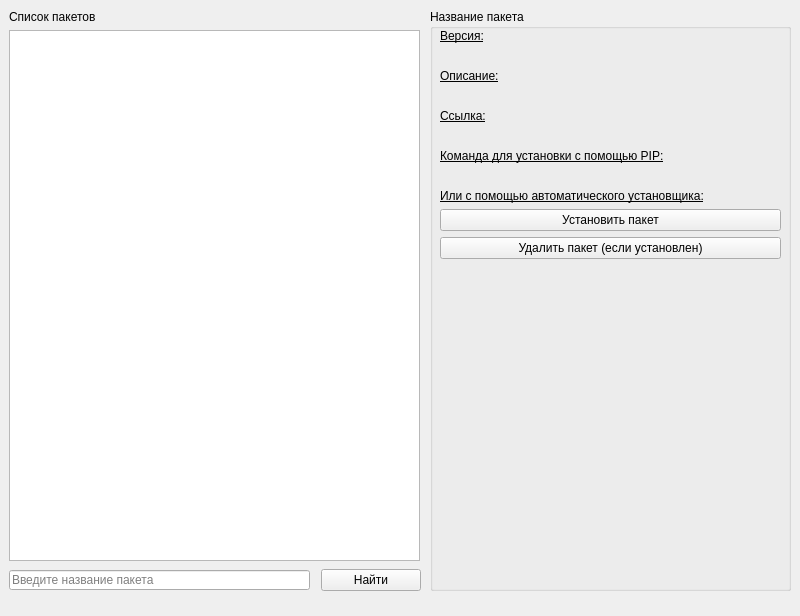
<?xml version="1.0" encoding="UTF-8"?>
<ui version="4.0">
 <class>MainWindow</class>
 <widget class="QMainWindow" name="MainWindow">
  <property name="geometry">
   <rect>
    <x>0</x>
    <y>0</y>
    <width>800</width>
    <height>616</height>
   </rect>
  </property>
  <property name="windowTitle">
   <string>Package Manager</string>
  </property>
  <widget class="QWidget" name="centralwidget">
   <widget class="QLabel" name="label_7">
    <property name="geometry">
     <rect>
      <x>9</x>
      <y>9</y>
      <width>151</width>
      <height>16</height>
     </rect>
    </property>
    <property name="text">
     <string>Список пакетов</string>
    </property>
   </widget>
   <widget class="QLineEdit" name="searchPackageName">
    <property name="geometry">
     <rect>
      <x>9</x>
      <y>570</y>
      <width>301</width>
      <height>20</height>
     </rect>
    </property>
    <property name="statusTip">
     <string/>
    </property>
    <property name="inputMask">
     <string/>
    </property>
    <property name="text">
     <string/>
    </property>
    <property name="maxLength">
     <number>32767</number>
    </property>
    <property name="placeholderText">
     <string>Введите название пакета</string>
    </property>
   </widget>
   <widget class="QPushButton" name="btn_searchPackage">
    <property name="geometry">
     <rect>
      <x>321</x>
      <y>569</y>
      <width>100</width>
      <height>22</height>
     </rect>
    </property>
    <property name="statusTip">
     <string/>
    </property>
    <property name="text">
     <string>Найти</string>
    </property>
    <property name="autoDefault">
     <bool>false</bool>
    </property>
    <property name="default">
     <bool>false</bool>
    </property>
    <property name="flat">
     <bool>false</bool>
    </property>
   </widget>
   <widget class="QGroupBox" name="packageName">
    <property name="geometry">
     <rect>
      <x>430</x>
      <y>9</y>
      <width>361</width>
      <height>582</height>
     </rect>
    </property>
    <property name="sizePolicy">
     <sizepolicy hsizetype="Preferred" vsizetype="Preferred">
      <horstretch>0</horstretch>
      <verstretch>0</verstretch>
     </sizepolicy>
    </property>
    <property name="statusTip">
     <string>Здесь будет отображаться информация о выбранном пакете</string>
    </property>
    <property name="title">
     <string>Название пакета</string>
    </property>
    <widget class="QWidget" name="gridLayoutWidget">
     <property name="geometry">
      <rect>
       <x>10</x>
       <y>20</y>
       <width>341</width>
       <height>551</height>
      </rect>
     </property>
     <layout class="QGridLayout" name="gridLayout">
      <item row="6" column="0">
       <widget class="QLabel" name="label_5">
        <property name="font">
         <font>
          <underline>true</underline>
         </font>
        </property>
        <property name="text">
         <string>Команда для установки с помощью PIP:</string>
        </property>
        <property name="wordWrap">
         <bool>true</bool>
        </property>
       </widget>
      </item>
      <item row="7" column="0">
       <widget class="QLabel" name="pipCommand">
        <property name="text">
         <string> </string>
        </property>
        <property name="wordWrap">
         <bool>true</bool>
        </property>
        <property name="textInteractionFlags">
         <set>Qt::LinksAccessibleByMouse|Qt::TextSelectableByMouse</set>
        </property>
       </widget>
      </item>
      <item row="2" column="0">
       <widget class="QLabel" name="label_3">
        <property name="font">
         <font>
          <underline>true</underline>
         </font>
        </property>
        <property name="text">
         <string>Описание:</string>
        </property>
        <property name="wordWrap">
         <bool>true</bool>
        </property>
       </widget>
      </item>
      <item row="8" column="0">
       <widget class="QLabel" name="label_4">
        <property name="font">
         <font>
          <underline>true</underline>
         </font>
        </property>
        <property name="text">
         <string>Или с помощью автоматического установщика:</string>
        </property>
       </widget>
      </item>
      <item row="11" column="0">
       <spacer name="verticalSpacer">
        <property name="orientation">
         <enum>Qt::Vertical</enum>
        </property>
        <property name="sizeHint" stdset="0">
         <size>
          <width>20</width>
          <height>40</height>
         </size>
        </property>
       </spacer>
      </item>
      <item row="0" column="0">
       <widget class="QLabel" name="label">
        <property name="font">
         <font>
          <underline>true</underline>
         </font>
        </property>
        <property name="text">
         <string>Версия:</string>
        </property>
        <property name="wordWrap">
         <bool>true</bool>
        </property>
       </widget>
      </item>
      <item row="1" column="0">
       <widget class="QLabel" name="packageVersion">
        <property name="text">
         <string/>
        </property>
        <property name="wordWrap">
         <bool>true</bool>
        </property>
       </widget>
      </item>
      <item row="3" column="0">
       <widget class="QLabel" name="packageDescription">
        <property name="text">
         <string/>
        </property>
        <property name="wordWrap">
         <bool>true</bool>
        </property>
       </widget>
      </item>
      <item row="9" column="0">
       <widget class="QPushButton" name="btn_installPackage">
        <property name="text">
         <string>Установить пакет</string>
        </property>
       </widget>
      </item>
      <item row="4" column="0">
       <widget class="QLabel" name="label_2">
        <property name="font">
         <font>
          <underline>true</underline>
         </font>
        </property>
        <property name="text">
         <string>Ссылка:</string>
        </property>
       </widget>
      </item>
      <item row="5" column="0">
       <widget class="QLabel" name="packageHref">
        <property name="text">
         <string> </string>
        </property>
        <property name="textFormat">
         <enum>Qt::RichText</enum>
        </property>
        <property name="scaledContents">
         <bool>false</bool>
        </property>
        <property name="wordWrap">
         <bool>true</bool>
        </property>
        <property name="openExternalLinks">
         <bool>true</bool>
        </property>
        <property name="textInteractionFlags">
         <set>Qt::LinksAccessibleByMouse</set>
        </property>
       </widget>
      </item>
      <item row="10" column="0">
       <widget class="QPushButton" name="btn_uninstallPackage">
        <property name="text">
         <string>Удалить пакет (если установлен)</string>
        </property>
       </widget>
      </item>
     </layout>
    </widget>
   </widget>
   <widget class="QListWidget" name="packageList">
    <property name="enabled">
     <bool>true</bool>
    </property>
    <property name="geometry">
     <rect>
      <x>9</x>
      <y>30</y>
      <width>411</width>
      <height>531</height>
     </rect>
    </property>
    <property name="statusTip">
     <string>Здесь будут отображаться найденные пакеты</string>
    </property>
    <property name="horizontalScrollBarPolicy">
     <enum>Qt::ScrollBarAlwaysOff</enum>
    </property>
    <property name="isWrapping" stdset="0">
     <bool>false</bool>
    </property>
    <property name="wordWrap">
     <bool>true</bool>
    </property>
   </widget>
  </widget>
  <widget class="QStatusBar" name="statusBar">
   <property name="palette">
    <palette>
     <active>
      <colorrole role="WindowText">
       <brush brushstyle="SolidPattern">
        <color alpha="128">
         <red>0</red>
         <green>0</green>
         <blue>0</blue>
        </color>
       </brush>
      </colorrole>
     </active>
     <inactive>
      <colorrole role="WindowText">
       <brush brushstyle="SolidPattern">
        <color alpha="128">
         <red>0</red>
         <green>0</green>
         <blue>0</blue>
        </color>
       </brush>
      </colorrole>
     </inactive>
     <disabled>
      <colorrole role="WindowText">
       <brush brushstyle="SolidPattern">
        <color alpha="255">
         <red>120</red>
         <green>120</green>
         <blue>120</blue>
        </color>
       </brush>
      </colorrole>
     </disabled>
    </palette>
   </property>
   <property name="sizeGripEnabled">
    <bool>false</bool>
   </property>
  </widget>
 </widget>
 <resources/>
 <connections>
  <connection>
   <sender>searchPackageName</sender>
   <signal>returnPressed()</signal>
   <receiver>btn_searchPackage</receiver>
   <slot>animateClick()</slot>
   <hints>
    <hint type="sourcelabel">
     <x>286</x>
     <y>586</y>
    </hint>
    <hint type="destinationlabel">
     <x>408</x>
     <y>581</y>
    </hint>
   </hints>
  </connection>
 </connections>
</ui>
